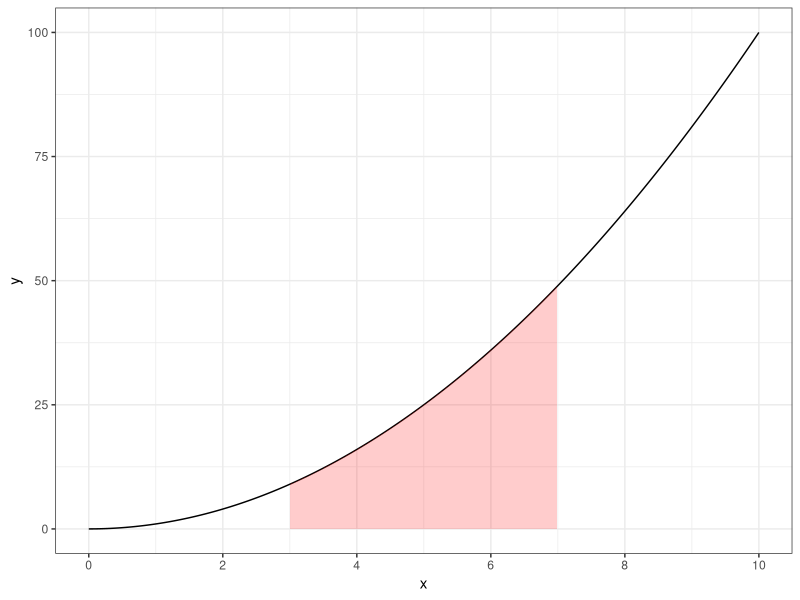
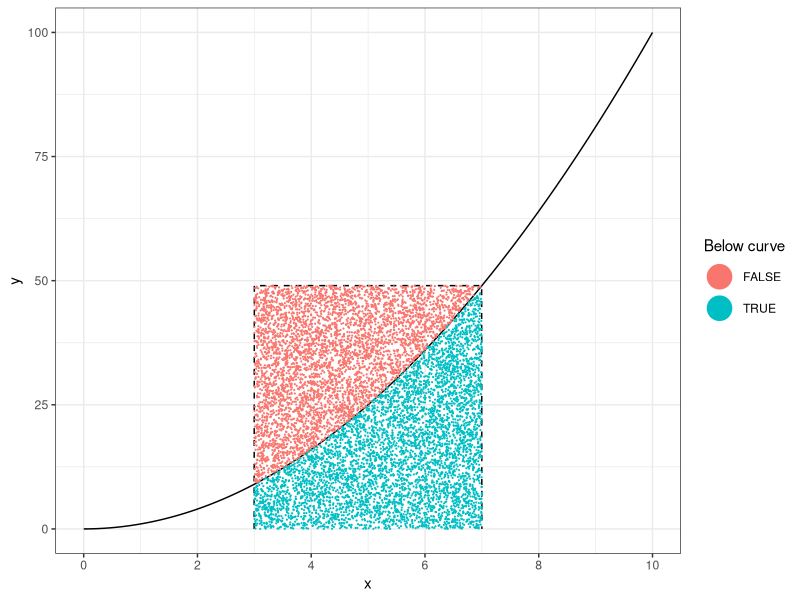

Reproduce these figures in R, in order.
library(tidyverse)

# Coins ----------------------------

# "Fair" coin tosses:
coin <- c("heads", "tails")
N <- 10000
tosses <- sample(x = coin, size = N, replace = TRUE)
head(tosses)
# Probability of getting "heads":
sum(tosses == "heads") / N

# Less "fair" coin tosses:
tosses <- sample(x = coin, size = N, replace = TRUE, prob = c(0.4, 0.6))
sum(tosses == "heads") / N


# Dice ----------------------------

# What is the probability of rolling one 6-sided dice 3 times and getting the sequence 1, 3, 5?
dice <- c(1, 2, 3, 4, 5, 6)
N <- 10000
rolls <- tibble(
  roll1 = sample(x = dice, size = N, replace = TRUE),
  roll2 = sample(x = dice, size = N, replace = TRUE),
  roll3 = sample(x = dice, size = N, replace = TRUE))
numObs <- rolls %>%
  filter(roll1 == 1, roll2 == 3, roll3 == 5) %>%
  nrow()
numObs / N

# Actual probability of getting sequence 1, 3, 5:
(1/6)^3


# Practice ----------------------------

# If you flipped a coin 3 times in a row, what is the probability that you'll get three "tails" in a row?

# If you rolled 2 dice, what is the probability that you'll get "snake-eyes" (two 1's)?

# If you rolled 2 dice, what is the probability that you'll get an outcome that sums to 8?

# **Bonus**: What are the odds that five cards drawn from a 52-card deck will sum to a prime number? Set aces to 1 and all "face" cards (Jack, Queen, King) equal to 10. Hint: use `isPrime()` as a helper.

isPrime <- function(n) {
    if (n == 2) { return(TRUE) }
    for (i in seq(2, n-1)) {
        if (n %% i == 0) {
            return(FALSE)
        }
    }
    return(TRUE)
}


# Discrete vs. continuous random numbers ----------------------------

# `sample()`: Takes random samples from `x`
sample(x = c(0, 1), size = 10, replace = TRUE)

# `runif()`: Takes random samples of numbers between upper and lower bound
runif(n = 10, min = 0, max = 1)


# Monte Carlo Integration ----------------------------
# Integration = compute the area "under the curve"

# Example: Find the area of $y = x^2$ between $3 < x < 7$

# Make main function plot:
x  <- seq(0, 10, by = 0.01)
df <- data.frame(x = x, y = x^2)
func_plot <- ggplot(data = df) +
    geom_line(aes(x = x, y = y)) +
    scale_x_continuous(breaks = seq(0, 10, 2), limits = c(0, 10)) +
    theme(text = element_text(size=20)) +
    theme_bw() +
    geom_area(data = df %>% filter(x > 3 & x < 7),
        aes(x = x, y = y), alpha = 0.2, fill = 'red')
func_plot

# Simulate points:
N <- 10000
points <- tibble(
    x = runif(N, min = 3, max = 7),
    y = runif(N, min = 0, max = 7^2)) %>%
    mutate(belowCurve = y <= x^2)
head(points)

# Make points plot:
points_plot <- ggplot(data = df) +
    geom_line(aes(x = x, y = y)) +
    scale_x_continuous(breaks = seq(0, 10, 2), limits = c(0, 10)) +
    theme(text = element_text(size=20)) +
    theme_bw() +
    geom_area(data = data.frame(x = c(3, 3, 7, 7), y = c(0, 7^2, 7^2, 0)),
              aes(x = x, y = y), alpha = 0, color = 'black', linetype = 2) +
    geom_point(data = points, aes(x = x, y = y, color=belowCurve), size=0.1) +
    # Change size of points in legend:
    guides(colour = guide_legend(override.aes = list(size=8))) +
    labs(color = 'Below curve')
points_plot

# Area of rectangle:
x <- 7 - 3
y <- 7^2
area_rectangle <- x*y
area_rectangle

# Estimate area under curve by counting points under curve:
points <- points %>%
    summarise(numBelowCurve = sum(belowCurve))
points_ratio <- points$numBelowCurve / N
areaUnderCurve <- area_rectangle * points_ratio
areaUnderCurve

# How did we do? Compute the error:
actualAreaUnderCurve <- (7^3 / 3) - (3^3 / 3)
actualAreaUnderCurve
error <- abs(actualAreaUnderCurve - areaUnderCurve)
error

# Error percent:
100*(error / actualAreaUnderCurve)


# Practice: Monte Carlo pi ----------------------------

# 1. Create a tibble with variables `x` and `y` that each contain 10,000 random points between -1 and 1, representing the (x, y) coordinates to a random point inside a square of side length 2 centered at `(x, y) = (0, 0)`. Hint: use `runif()`

# 2. Create a new variable, `radius`, that is equal to the distance from the center of the square (0, 0) to each (x, y) point.

# 3. Create the variable, `pointInCircle`, that is `TRUE` if the point lies _within_ the circle inscribed in the square, and `FALSE` otherwise.

# 4. Create the scatterplot on the left (don't worry about the precise colors, dimensions, etc.).

# 5. Estimate $\pi$ by multiplying 4 times the ratio of points inside the circle to the total number of points


# Practice: Monte Hall Problem ----------------------------

# In this simulation, the prize is always behind door #1:

# - If you choose door #1, you must KEEP it to win.
# - If you choose door #2 or #3, you must SWAP to win.

# 1. Create the tibble, `choices`, with two variables: `door` contains the first door chosen (`1`, `2`, or `3`); `swap` contains a logical value (`TRUE` or `FALSE`) for whether the contestant chose to swap door. Hint: use `sample()`

# 2. Create a new tibble, `wins`, which contains only the rows from `choices` that resulted in a win.

# 3. Compute the percentage of times the contestant won after swapping doors.
